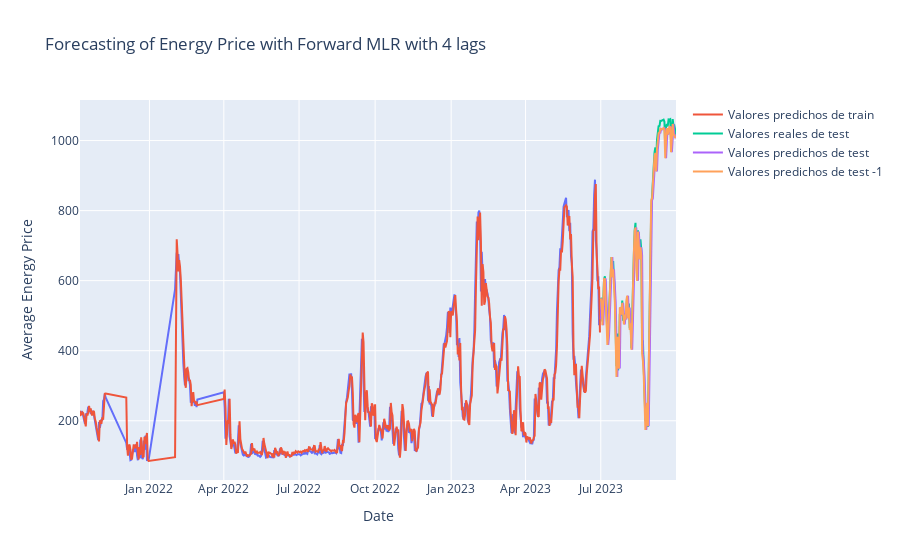

Source (notebook cell):
### Markdown cell above
Se identifica que la seleccion de variablesque obtuvo mejor desempeño en cuanto a la metrica seleccionada MAPE es el Forward selection.

### Code cell
fig_lag4 = px.line(
    x=X_train_dates_selection,
    y=y_train_selection,
    title="Forecasting of Energy Price with Forward MLR with 4 lags",
)
fig_lag4.update_layout(xaxis_title="Date", yaxis_title="Average Energy Price")
fig_lag4.add_trace(
    go.Scatter(
        x=X_train_dates_selection,
        y=y_pred_train_selection,
        mode="lines",
        name="Valores predichos de train",
    )
)
fig_lag4.add_trace(
    go.Scatter(
        x=X_test_dates_selection,
        y=y_test_selection,
        mode="lines",
        name="Valores reales de test",
    )
)
fig_lag4.add_trace(
    go.Scatter(
        x=X_test_dates_selection,
        y=y_pred_test_selection,
        mode="lines",
        name="Valores predichos de test",
    )
)
fig_lag4.add_trace(
    go.Scatter(
        x=X_test_dates_selection,
        y=y_pred_test_selection_with_shift,
        mode="lines",
        name="Valores predichos de test -1",
    )
)
fig_lag4.show()
